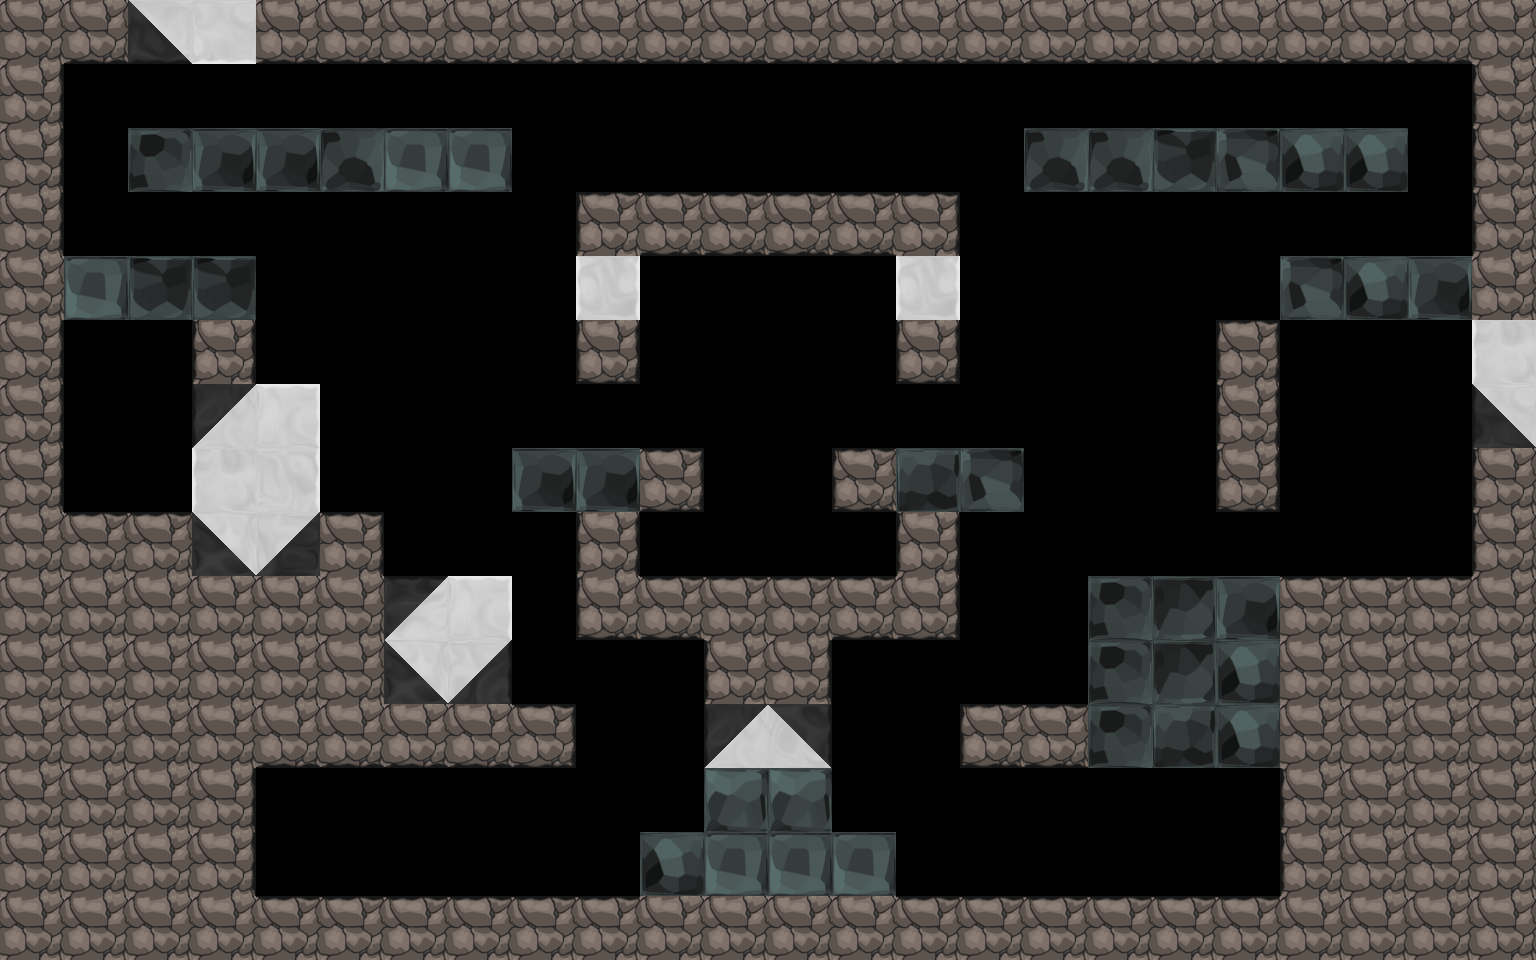

Tiled map render using the project's own tile images. Description and the whole map definition, tile-layer contents included, below:
An orthogonal 24x15 tile map with 64x64 px tiles, 1 tile layer (tile), 1 hidden layer not drawn, 6 tilesets and 16 objects (2x Portal, 2x OrbBlue, 2x OrbRed, 2x OrbGreen, EyebotGreen, ...).

<map version="1.0" orientation="orthogonal" width="24" height="15" tilewidth="64" tileheight="64">
 <properties>
  <property name="bg" value="bg5" />
  <property name="bgParallaxX" value=".6" />
  <property name="bgParallaxY" value=".6" />
  <property name="music" value="level_white" />
  <property name="worldWrap" value="true" />
 </properties>
 <tileset firstgid="1" source="tiles/black_tiles.tsx" />
 <tileset firstgid="50" source="tiles/glass_tiles.tsx" />
 <tileset firstgid="99" source="tiles/black_indestructable.tsx" />
 <tileset firstgid="149" source="tiles/sand_tiles.tsx" />
 <tileset firstgid="157" source="tiles/white_tiles.tsx" />
 <tileset firstgid="206" source="tiles/mixed_tiles.tsx" />
 <layer name="backTile" width="24" height="15" visible="0">
  <data encoding="csv">
0,0,0,0,0,0,0,0,0,0,0,0,0,0,0,0,0,0,0,0,0,0,0,0,
0,0,0,0,0,0,0,0,0,0,0,0,0,0,0,0,0,0,0,0,0,0,0,0,
0,0,0,0,0,0,0,0,0,0,0,0,0,0,0,0,0,0,0,0,0,0,0,0,
0,0,0,0,0,0,0,0,0,0,0,0,0,0,0,0,0,0,0,0,0,0,0,0,
0,0,0,0,0,0,0,0,0,0,0,0,0,0,0,0,0,0,0,0,0,0,0,0,
0,0,0,0,0,0,0,0,0,0,0,0,0,0,0,0,0,0,0,0,0,0,0,0,
0,0,0,0,0,0,0,0,0,0,0,0,0,0,0,0,0,0,0,0,0,0,0,0,
0,0,0,0,0,0,0,0,0,0,0,0,0,0,0,0,0,0,0,0,0,0,0,0,
0,0,0,0,0,0,0,0,0,0,0,0,0,0,0,0,0,0,0,0,0,0,0,0,
0,0,0,0,0,0,0,0,0,0,0,0,0,0,0,0,0,0,0,0,0,0,0,0,
0,0,0,0,0,0,0,0,0,0,0,0,0,0,0,0,0,0,0,0,0,0,0,0,
0,0,0,0,0,0,0,0,0,0,0,0,0,0,0,0,0,0,0,0,0,0,0,0,
0,0,0,0,0,0,0,0,0,0,0,0,0,0,0,0,0,0,0,0,0,0,0,0,
0,0,0,0,0,0,0,0,0,0,0,0,0,0,0,0,0,0,0,0,0,0,0,0,
0,0,0,0,0,0,0,0,0,0,0,0,0,0,0,0,0,0,0,0,0,0,0,0
</data>
 </layer>
 <objectgroup name="obj" width="24" height="15">
  <object type="Portal" x="640" y="256" width="64" height="64">
   <properties>
    <property name="mapTo" value="reflectOffSpring" />
    <property name="right" value="true" />
   </properties>
   <ellipse />
  </object>
  <object type="Portal" x="288" y="800" width="64" height="64">
   <properties>
    <property name="mapTo" value="roplates3" />
    <property name="right" value="true" />
   </properties>
   <ellipse />
  </object>
  <object type="OrbBlue" x="1344" y="352" width="64" height="64" />
  <object type="EyebotGreen" x="448" y="288" width="64" height="64">
   <ellipse />
  </object>
  <object type="EyebotRed" x="1024" y="288" width="64" height="64">
   <ellipse />
  </object>
  <object type="DoorBlue" x="704" y="448" width="128" height="64" />
  <object type="OrbRed" x="288" y="224" width="64" height="64" />
  <object type="OrbRed" x="96" y="416" width="64" height="64" />
  <object type="OrbBlue" x="1152" y="224" width="64" height="64" />
  <object type="ColorchipGreen" x="672" y="544" />
  <object type="ColorchipRed" x="864" y="544" />
  <object type="DoorRed" x="832" y="704" width="128" height="64" />
  <object type="DoorGreen" x="576" y="704" width="128" height="64" />
  <object type="OrbGreen" x="1056" y="800" width="64" height="64" />
  <object type="OrbGreen" x="416" y="800" width="64" height="64" />
  <object type="ColorchipBlue" x="864" y="288" />
 </objectgroup>
 <layer name="tile" width="24" height="15">
  <data encoding="csv">
42,38,229,187,38,31,38,31,31,31,38,38,38,31,38,38,38,31,31,31,38,31,31,35,
25,0,0,0,0,0,0,0,0,0,0,0,0,0,0,0,0,0,0,0,0,0,0,23,
25,0,54,51,51,61,50,50,0,0,0,0,0,0,0,0,61,61,59,58,52,52,0,23,
25,0,0,0,0,0,0,0,0,16,45,45,45,45,11,0,0,0,0,0,0,0,0,22,
35,50,59,59,0,0,0,0,0,200,0,0,0,0,200,0,0,0,0,0,58,52,51,3,
25,0,0,44,0,0,0,0,0,47,0,0,0,0,47,0,0,0,0,33,0,0,0,179,
25,0,0,237,174,0,0,0,0,0,0,0,0,0,0,0,0,0,0,44,0,0,0,236,
25,0,0,179,181,0,0,0,51,51,40,0,0,46,53,58,0,0,0,47,0,0,0,23,
5,17,17,208,207,11,0,0,0,44,0,0,0,0,44,0,0,0,0,0,0,0,0,23,
49,2,35,4,3,3,216,174,0,30,45,17,17,45,32,0,0,54,60,51,10,10,10,1,
1,6,35,21,7,5,208,221,0,0,0,23,25,0,0,0,0,54,60,52,42,42,4,2,
28,7,7,6,38,38,31,31,40,0,0,237,220,0,0,46,45,54,53,52,5,3,4,5,
6,4,14,25,0,0,0,0,0,0,0,57,57,0,0,0,0,0,0,0,22,42,4,5,
7,7,35,25,0,0,0,0,0,0,52,50,50,50,0,0,0,0,0,0,22,42,28,28,
42,5,3,49,10,10,17,10,17,10,4,42,2,21,17,10,17,10,17,17,28,35,3,42
</data>
 </layer>
 <objectgroup name="front" width="24" height="15" />
</map>